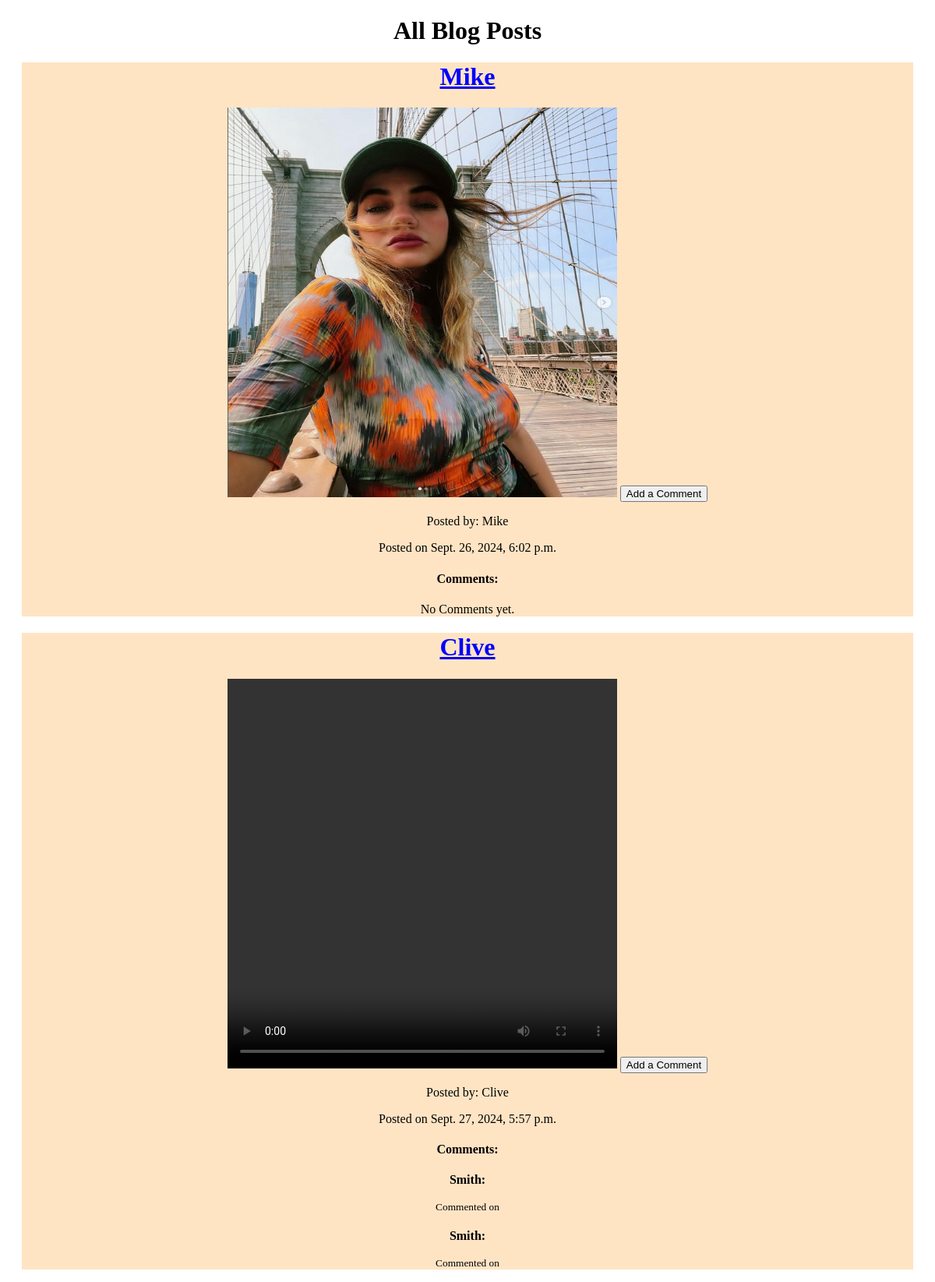
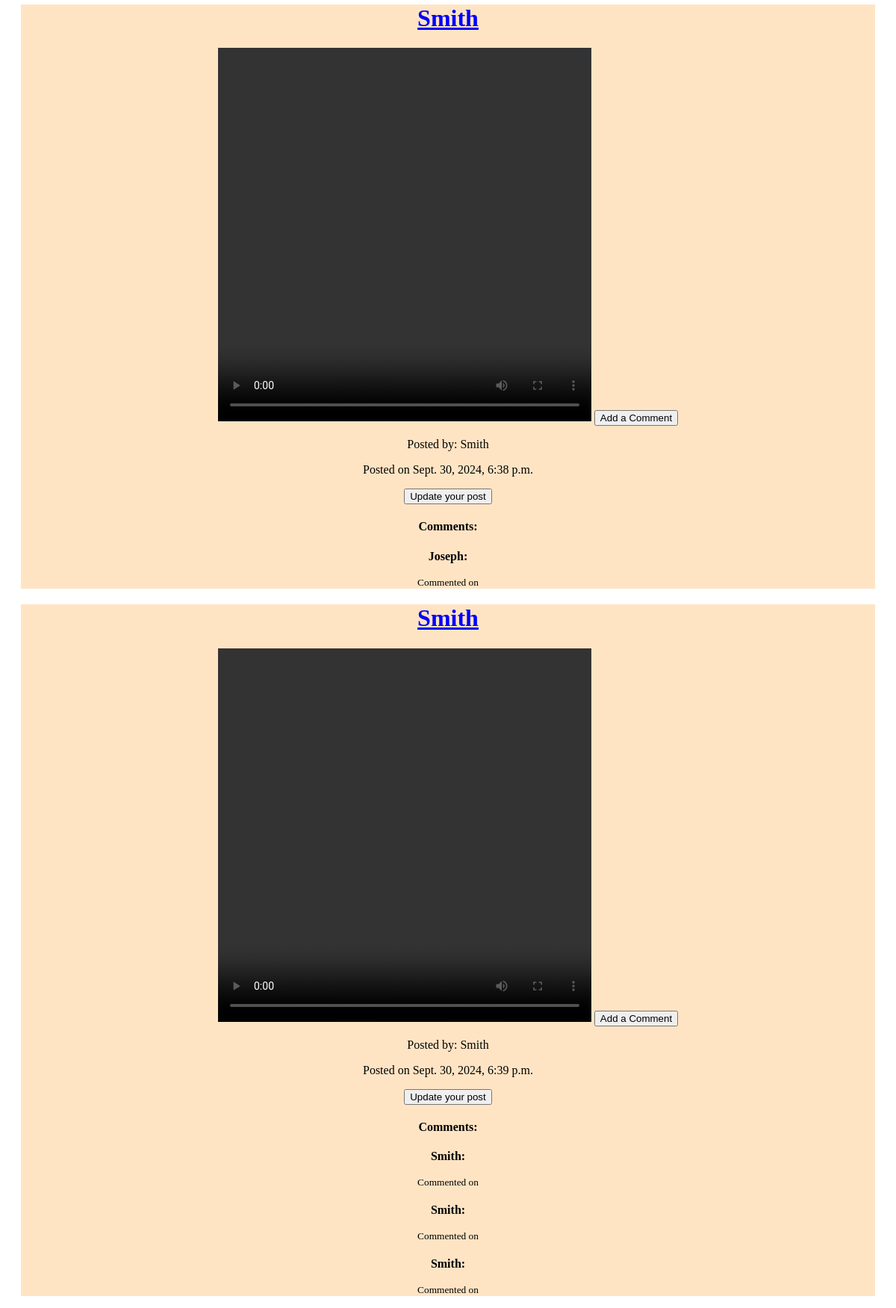
The page /post/ (signed in, upper part) on the database its author committed (2 pictures, top to bottom).
### post/models.py (models this page shows, shortened)
class BlogPost(models.Model):
    user = models.ForeignKey(User, on_delete=models.CASCADE)
    title = models.CharField(max_length=150)
    content = models.TextField(blank=True,null=True)# optional text content
    image = models.ImageField(upload_to='profile/',blank=True,null=True)
    video = models.FileField(upload_to='profile/',blank=True,null=True)
    created_at = models.DateTimeField(auto_now_add=True)
    def comments(self):
        return Comment.objects.filter(post=self) # Return all comments related to the post

class Comment(models.Model):
    user = models.ForeignKey(User, on_delete=models.CASCADE)
    post = models.ForeignKey(BlogPost, on_delete=models.CASCADE)
    comment = models.CharField(blank=True,null=True,max_length=1000)

### post/views.py (the view)
# urls.py: 2. Add a URL to urlpatterns:  path('', views.home, name='home')
def home(request):
    post = BlogPost.objects.all()
    comments = Comment.objects.all() #Fetching all the comments
    if not request.user.is_authenticated:
        return HttpResponseRedirect(reverse("login_view"))
    return render(request,"post/post_list.html",{
        "post":post,
        "comments":comments
    })

### post/templates/post/post_list.html (shortened to what this page needs)
{% extends "post/layout.html" %}
{% block body %}
    <h1>All Blog Posts</h1>
    {% for post in post %}
        <div class="blog-post">
            <a href="{% url 'profile_view' user.username %}">
                <h1 class="username" >{{ post.user.username }}</h1>
            </a>
            {% if post.image %}
                <img src="{{ post.image.url }}" alt="Blog Image" width="500px" height="500px">
                <form action="{% url 'Comment_Section' post.id %}" method="post" style="display: inline;">
                    <button type="submit">Add a Comment</button>
                </form>
            {% endif %}
            {% if post.video %}
                <video class="video-post" width="500px" height="500px" controls>
                    <source src="{{ post.video.url }}" type="video/mp4">
                </video>
                <form action="{% url 'Comment_Section' post.id %}" method="post" style="display: inline;">
                    <button type="submit">Add a Comment</button>
                </form>
            {% endif %}
            <p>Posted by: {{ post.user.username }}</p>
            <p>Posted on {{ post.created_at }}</p>
            {% if post.user == request.user %}
                <a href="{% url 'update_blog_post' post.id %}"><button type="submit">Update your post</button>
                </a>
            {% endif %}
            <div class="comment-section">
                <h4>Comments:</h4>
                {% for comments in post.comments.all %}
                    <div class="comment">
                        <strong>{{ comments.user.username }}: </strong> {{ comments.comments}}
                        <p><small>Commented on {{ comments.created_at }}</small></p>
                    </div>
                {% empty %}
                    <p>No Comments yet.</p>
                {% endfor %}
            </div>
        </div>
    {% endfor %}
{% endblock %}

### post/templates/post/layout.html (shortened to what this page needs)
<!DOCTYPE html>
<html lang="en">
    <head>
    </head>
    {% block body %}
    {% endblock %}
</html>

### post/templates/post/post_list.html (style rules this page uses)
div { text-align: center; background-color: bisque; margin: 20px; }
h1 { color: black; text-align: center; text-decoration: double; }
.username { color: blue; }

### rows shown on the page
BlogPost: user.username "Mike", image (picture), created_at "Sept. 26, 2024, 6:02 p.m."
BlogPost: user.username "Clive", created_at "Sept. 27, 2024, 5:57 p.m."
Comment: user.username "Smith"
Comment: user.username "Smith"
BlogPost: user.username "Smith", created_at "Sept. 30, 2024, 6:38 p.m.", shows "Update your post"
Comment: user.username "Joseph"
BlogPost: user.username "Smith", created_at "Sept. 30, 2024, 6:39 p.m.", shows "Update your post"
Comment: user.username "Smith"
Comment: user.username "Smith"
Comment: user.username "Smith"
